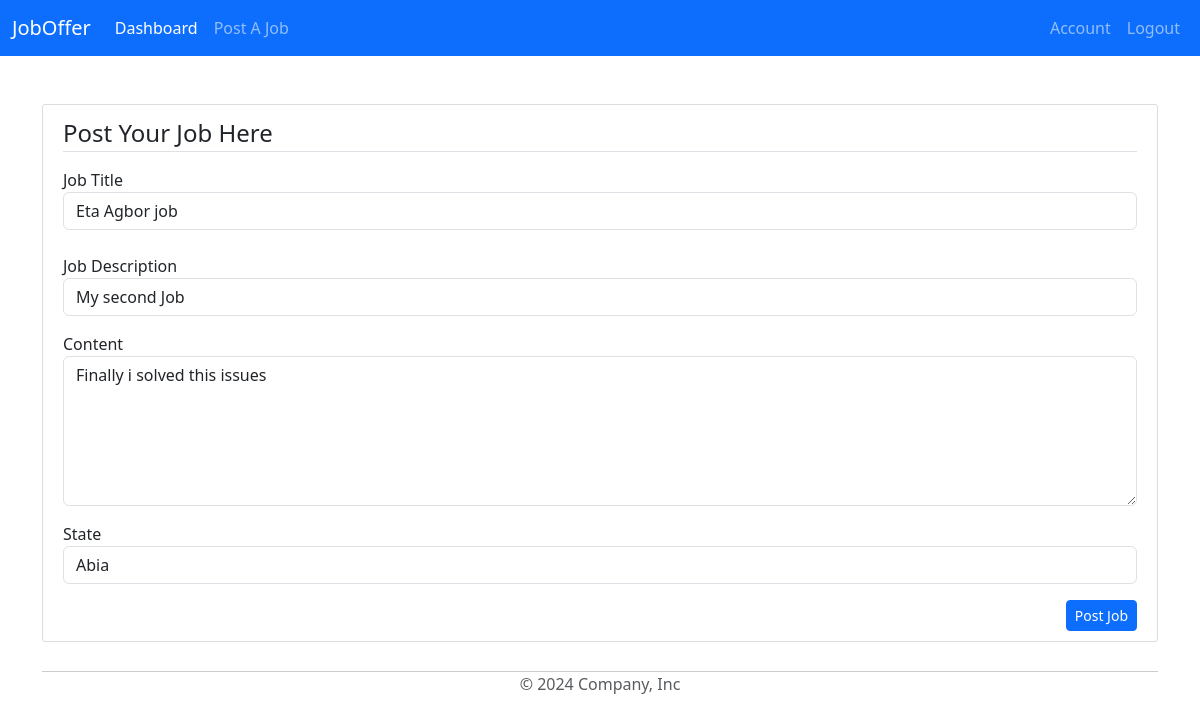
The app's page /jobs/jobs/2/update (signed in) with its own data.
### model/base.py (models this page shows, shortened)
class Job(Base):
    __tablename__ = 'jobs'
    id = Column(Integer, primary_key=True)
    job_title = Column(String(50), nullable=False)
    job_description = Column(String(100), nullable=False)
    completed = Column(Boolean, default=False)
    content = Column(String(1000), nullable=False)
    date_posted = Column(DateTime, nullable=False, default=datetime.utcnow)
    location = Column(String(100), nullable=False)
    client_id = Column(Integer, ForeignKey('clients.id'))

### model/jobs/routes.py (the view)
@job_route.route("/jobs/<int:job_id>/update", methods=['GET', 'POST'], strict_slashes=False)
@login_required
def update_job(job_id):
    job = Job.query.get_or_404(job_id)
    if job.clients != current_user:
        abort(403)
    form = PostJobForm()
    if form.validate_on_submit():
        job.job_title = form.job_title.data
        job.content = form.content.data
        job.location = form.state.data
        job.job_description = form.job_description.data
        save()
        flash(f'Job updated successfully!', 'success')
        return render_template('client.html', job_id=job.id)
    elif request.method == 'GET':
        form.job_title.data = job.job_title
        form.content.data = job.content
        form.state.data = job.location
        form.job_description.data = job.job_description
    return render_template('post_job.html', title='Update Job', form=form, legend='Update Job')

### model/jobs/form.py
class PostJobForm(FlaskForm):
    job_title = StringField('Job Title', validators=[DataRequired()])
    job_description = StringField('Job Description', validators=[DataRequired()])
    content = TextAreaField('Content', validators=[DataRequired()])
    state = SelectField('State', choices=STATE_CHOICE)
    submit = SubmitField('Post Job')

### model/__init__.py (called while the page is built)
@login_manager.user_loader
def load_user(user_id):
    x = Plumber.query.get(str(user_id))
    if x == None:
        x = Client.query.get(str(user_id))
    return x

### model/base.py (called while the page is built)
    def get_id(self):
        return self.id

### model/jobs/templates/post_job.html (shortened to what this page needs)
{% extends 'layout.html' %}
{% block content %}
    <div class="content-section">
        <form method="POST" action="" class="mx-auto">
            <legend class="border-bottom mb-3">Post Your Job Here</legend>
            <div class="form-group">
                {{ form.job_title.label(class="form-control-label") }}
                {% if form.job_title.errors %}
                {{ form.job_title(class="form-control is-invalid") }}
                    <div class="invalid-feedback">
                        {% for error in form.job_title.errors %}
                        <span>{{ error }}</span>
                        {% endfor %}
                    </div>
                {% else %}
                {{ form.job_title(class="form-control") }}
                {% endif %}
            </div>
            <div class="form-group mt-4 mt-3">
                {{ form.job_description.label(class="form-control-label") }}
                {% if form.job_description.errors %}
                    {{ form.job_description(class="form-control is-invalid") }}
                    <div class="invalid-feedback">
                        {% for error in form.job_description.errors %}
                            <span>{{ error }}</span>
                        {% endfor %}
                    </div>
                {% else %}
                    {{ form.job_description(class="form-control") }}
                {% endif %}
            </div>
            <div class="form-group mt-3">
                {{ form.content.label(class="form-control-label") }}
                {% if form.content.errors %}
                    {{ form.content(class="form-control is-invalid") }}
                    <div class="invalid-feedback">
                        {% for error in form.content.errors %}
                            <span>{{ error }}</span>
                        {% endfor %}
                    </div>
                {% else %}
                    {{ form.content(class="form-control", style="height: 150px;") }}
                {% endif %}
            </div>
            <div class="form-group mt-3">
                {{ form.state.label(class="form-control-label") }}
                {% if form.state.errors %}
                    {{ form.state(class="form-control is-invalid") }}
                    <div class="invalid-feedback">
                        {% for error in form.state.errors %}
                            <span>{{ error }}</span>
                        {% endfor %}
                    </div>
                {% else %}
                    {{ form.state(class="form-control") }}
                {% endif %}
            </div>
        <div class="form-group  d-flex justify-content-end">
            {{ form.submit(class="btn btn-primary btn-sm mt-3") }}
        </div>
        </form>
    </div>
{% endblock %}

### model/static/main.css (style rules this page uses)
* { padding: 0; margin: 0; }
.content-section { background: #ffffff; padding: 10px 20px; border: 1px solid #dddddd; border-radius: 3px; margin-bottom: 5px; }
.btn { text-align: right; }

### model/jobs/templates/post_job.html (style rules this page uses)
.content-section { background: #ffffff; padding: 10px 20px; border: 1px solid #dddddd; border-radius: 3px; margin-bottom: 5px; }

### records on screen
Job: job_title "Eta Agbor job", job_description "My second Job", content "Finally i solved this issues"
